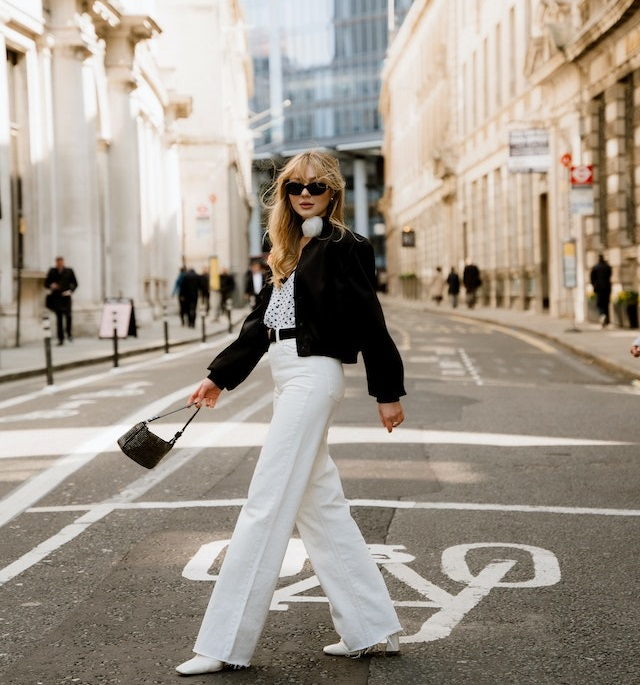
#> input picture 32/Input/1.jpg, 640 x 685 px
$ python Convolution2D.py
#> lines starting #> are read from the running program, lines starting #| are printed output that depends on the picture
import cv2
import numpy as np

img = cv2.imread('Input/1.jpg',cv2.IMREAD_GRAYSCALE)
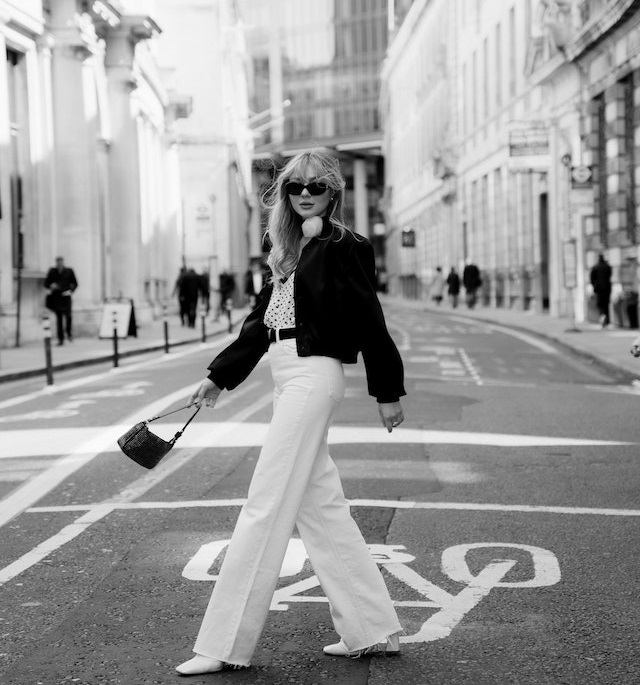
#> img: shape (685, 640); min 0, max 255, mean 154.5

# 1. Edge detection filter
kernel1 = np.array([[-1 , -1 , -1],
                   [-1 ,  8 , -1],
                   [-1 , -1 , -1]])

# 2. Sharpening filter
kernel2 = np.array([[0  , -1 ,  0],
                   [-1 ,  5 , -1],
                   [0  , -1 ,  0]])

# 3. Emboss filter
kernel3 = np.array([[-2 , -1 ,  0],
                   [-1 ,  1 ,  1],
                   [0  ,  1 ,  2]])

# 4. Identity filter
kernel4 = np.array([[0  ,  0 ,  0],
                   [0  ,  1 ,  0],
                   [0  ,  0 ,  0]])

# 5. Your filter
kernel5 = np.array([[-1,0,-1],
                    [0,8,0],
                    [-1,0,-1]])


result1 = cv2.filter2D(img,-1,kernel1)
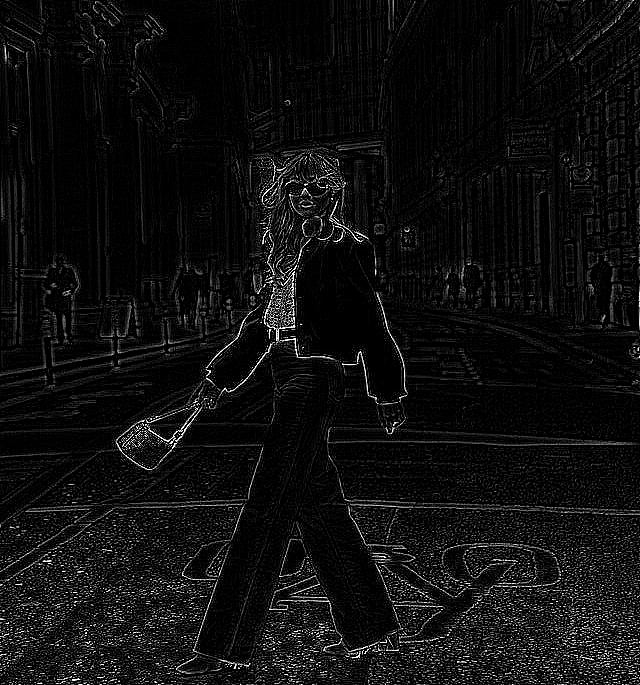
#> result1: shape (685, 640); min 0, max 255, mean 15.1
result2 = cv2.filter2D(img,-1,kernel2)
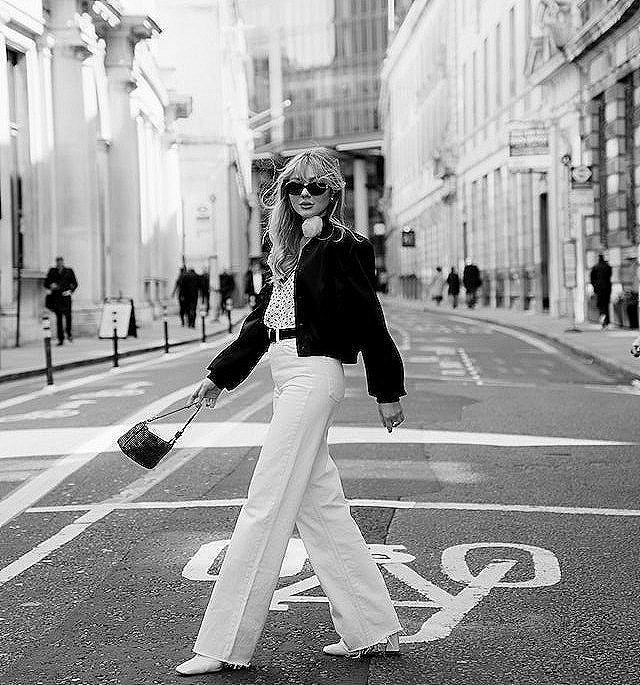
#> result2: shape (685, 640); min 0, max 255, mean 155.1
result3 = cv2.filter2D(img,-1,kernel3)
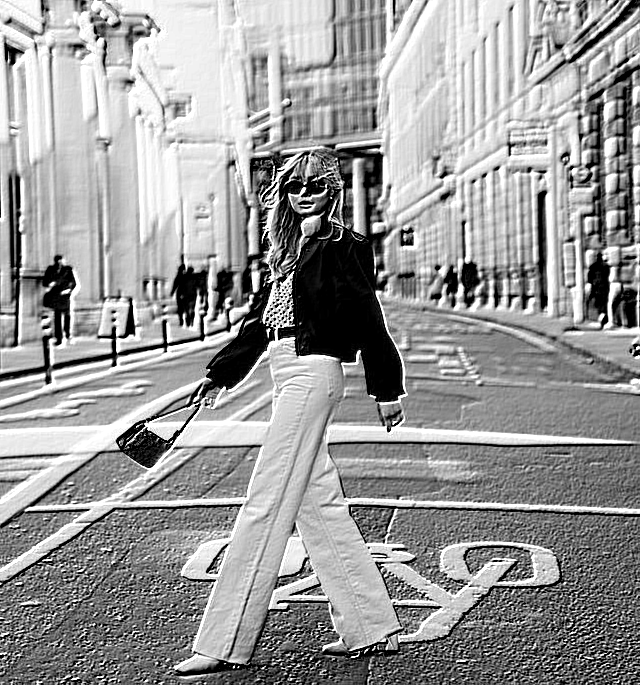
#> result3: shape (685, 640); min 0, max 255, mean 153
result4 = cv2.filter2D(img,-1,kernel4)
result5 = cv2.filter2D(img,-1,kernel5)
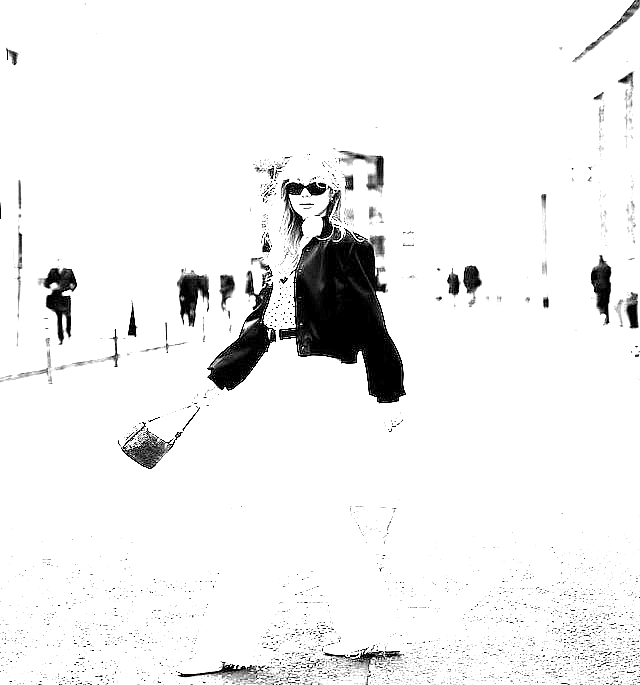
#> result5: shape (685, 640); min 0, max 255, mean 239.9

result = np.hstack((img,result1,result2,result3,result4,result5))
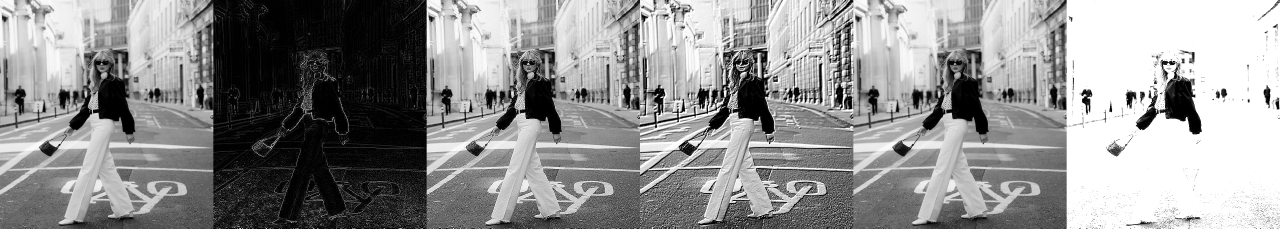
#> result: shape (685, 3840) (shown at 1/3 size); min 0, max 255, mean 145.4
cv2.imwrite('Output/convolution2d.jpg',result)
cv2.imshow('',result)
cv2.waitKey()

$ run again, with 32/Input/balloons_noisy.png saved as 32/Input/1.jpg
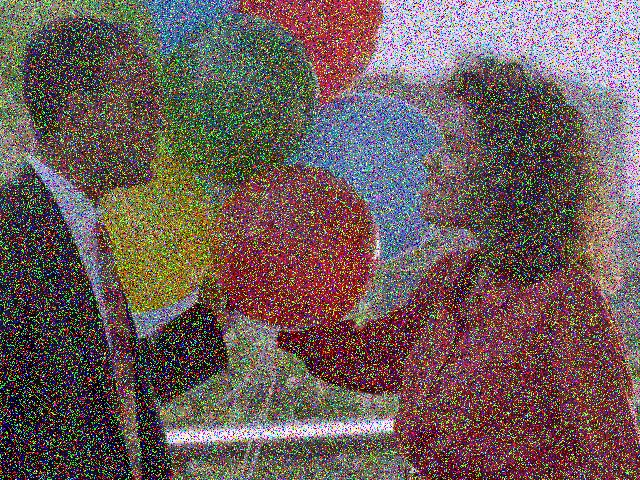
#> input picture 32/Input/balloons_noisy.png, 640 x 480 px
#> `result5 = cv2.filter2D(img,-1,kernel5)`:
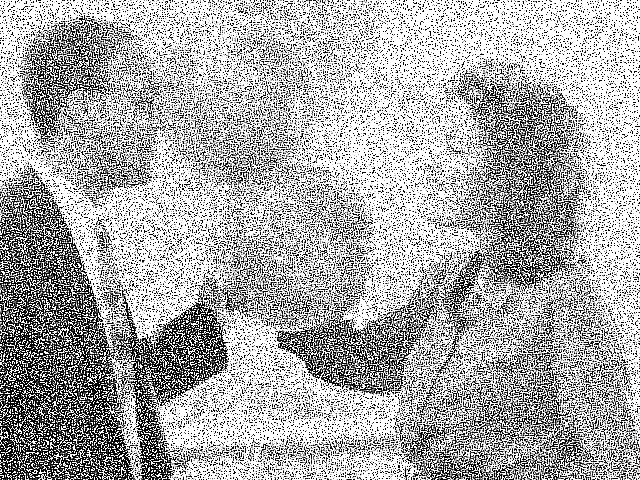
#> result5: shape (480, 640); min 0, max 255, mean 170.9
#> `result = np.hstack((img,result1,result2,result3,result4,result5))`:
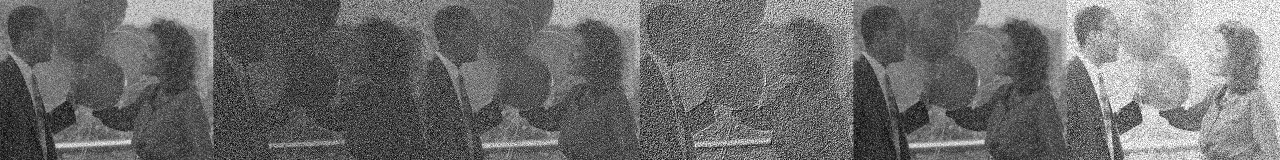
#> result: shape (480, 3840) (shown at 1/3 size); min 0, max 255, mean 109.2

$ run again, with 32/Input/board_noisy.png saved as 32/Input/1.jpg
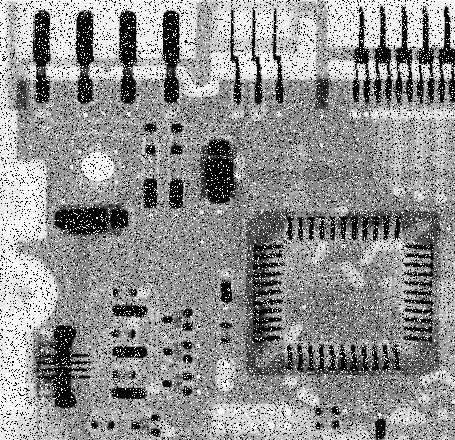
#> input picture 32/Input/board_noisy.png, 455 x 440 px
#> img is the input picture: shape (440, 455); min 0, max 255, mean 144.1
#> `result5 = cv2.filter2D(img,-1,kernel5)`:
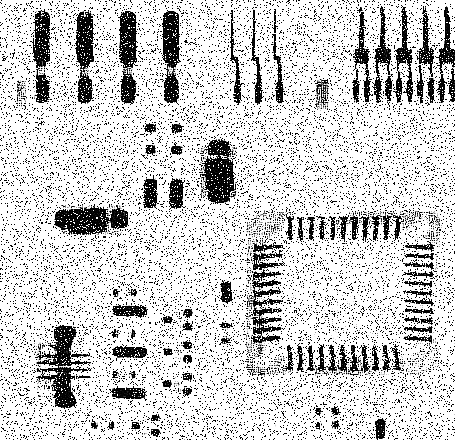
#> result5: shape (440, 455); min 0, max 255, mean 204.5
#> `result = np.hstack((img,result1,result2,result3,result4,result5))`:
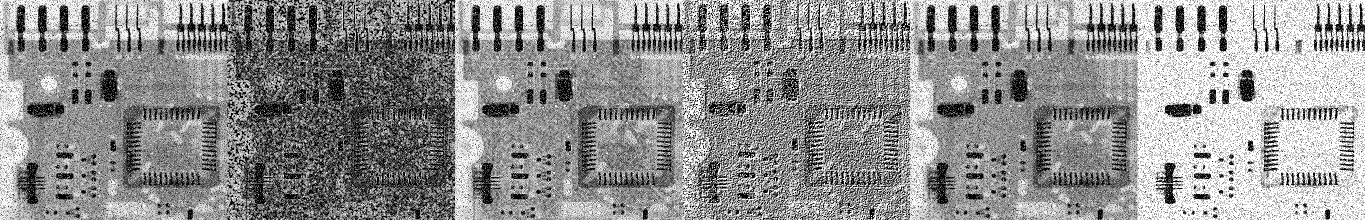
#> result: shape (440, 2730) (shown at 1/2 size); min 0, max 255, mean 144.5
